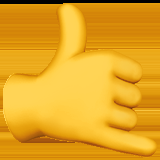
#> input picture Emoji Images/call_me.png, 160 x 160 px, given in place of the camera
$ python dataset.py
#> lines starting #> are read from the running program, lines starting #| are printed output that depends on the picture; after the words box and inside, x2 and y2 are one past the last pixel; in counts of white or black regions, pixels touching at a corner belong together
import cv2
import imutils
import numpy as np

bg = None
cam = cv2.VideoCapture(0)
i = 1
frame_no = 0
top, right, bottom, left = 200, 500, 355, 750
ra_weight = 1
emoji_name = input("Enter emoji name: ")
#> the answer given: Emoji Images/call_me.png


def run_avg(image, ra_weight):
    global bg
    if bg is None:
        bg = image.copy().astype("float")
        return
    cv2.accumulateWeighted(image, bg, ra_weight)


def segment(image):
    global bg
    diff = cv2.absdiff(image,bg.astype("uint8"))
    threshold = cv2.threshold(diff, 50, 255, cv2.THRESH_BINARY)[1]
    cnts = cv2.findContours(threshold.copy(), cv2.RETR_EXTERNAL, cv2.CHAIN_APPROX_SIMPLE)[0]
    if len(cnts) == 0:
        return
    else:
        segmented = max(cnts, key=cv2.contourArea)
        return (threshold, segmented)


while True:
    ret, frame = cam.read()
#> frame is the input picture: shape (160, 160, 3); mean B, G, R 34.6, 165.3, 227.6
    frame = imutils.resize(frame, width=800)
#> frame: shape (800, 800, 3)
    frame = cv2.flip(frame, 1)
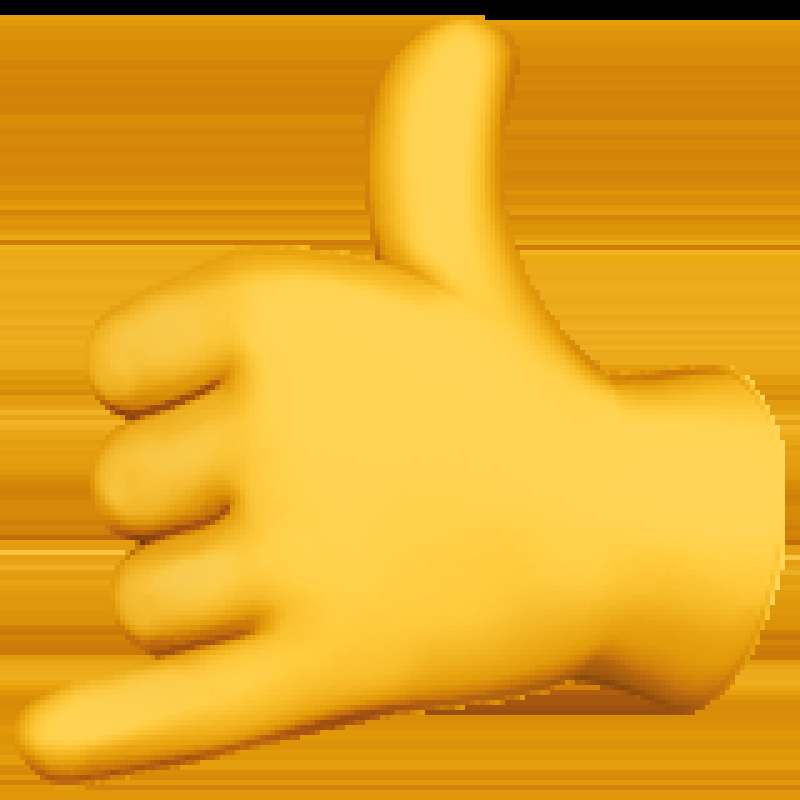
#> frame: shape (800, 800, 3); mean B, G, R 34.6, 165.3, 227.6
    clone = frame.copy()
    roi = frame[top:bottom, right:left]
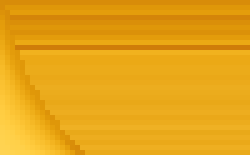
#> roi: shape (155, 250, 3); mean B, G, R 23.3, 164.7, 231.7
    gray = cv2.cvtColor(roi, cv2.COLOR_BGR2GRAY)
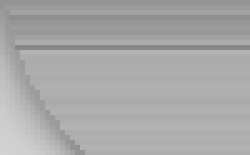
#> gray: shape (155, 250); min 136, max 210, mean 168.7
    gray = cv2.GaussianBlur(gray, (5, 5), 0)
    if frame_no < 30:
        run_avg(gray, ra_weight)
    else:
        hand = segment(gray)
        if hand is not None:
            (threshold, segmented) = hand
           #cv2.drawContours(clone, [segmented + (right, top)], -1, (255, 255, 0)) #right and top are to move the contours from (0,0)
            cv2.imshow("Thesholded", threshold)

    cv2.rectangle(clone, (left, top), (right, bottom), (0,0,0), 2)
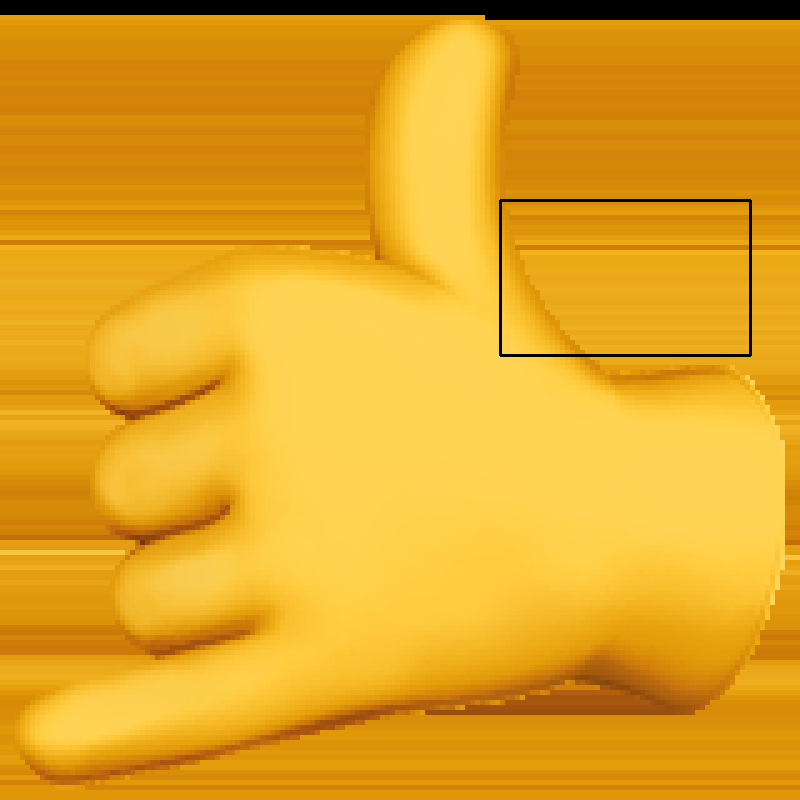
#> clone: shape (800, 800, 3); 0.38% of pixels changed, all inside (x1, y1, x2, y2) = (499, 199, 752, 357)
    frame_no += 1
    number = str(i-1)
    cv2.putText(clone,number,(0,50), cv2.FONT_HERSHEY_SIMPLEX, 1, (255,255,255), 2, cv2.LINE_AA)
#> clone: shape (800, 800, 3); 0.04% of pixels changed, all inside (x1, y1, x2, y2) = (1, 27, 20, 53)
    cv2.imshow("Video Feed", clone)

    k = cv2.waitKey(1)
#> (key Esc is pressed here)
    if k == 13:
        break
    elif k == 32:
        name = str(emoji_name) + '_' + str(i)
        cv2.imwrite('C:/Users/gsnik/Desktop/Hand Recognition/'+name+'.jpg', threshold)
        i += 1

cam.release()
cv2.destroyAllWindows()

$ run again, on Emoji Images/index_up.png
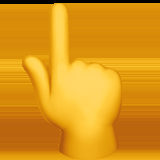
#> input picture Emoji Images/index_up.png, 160 x 160 px, given in place of the camera
#> frame is the input picture: shape (160, 160, 3); mean B, G, R 24.4, 149.6, 218.4
#> `gray = cv2.cvtColor(roi, cv2.COLOR_BGR2GRAY)`:
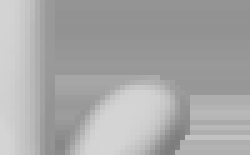
#> gray: shape (155, 250); min 125, max 213, mean 168.2
#> `cv2.rectangle(clone, (left, top), (right, bottom), (0,0,0), 2)`:
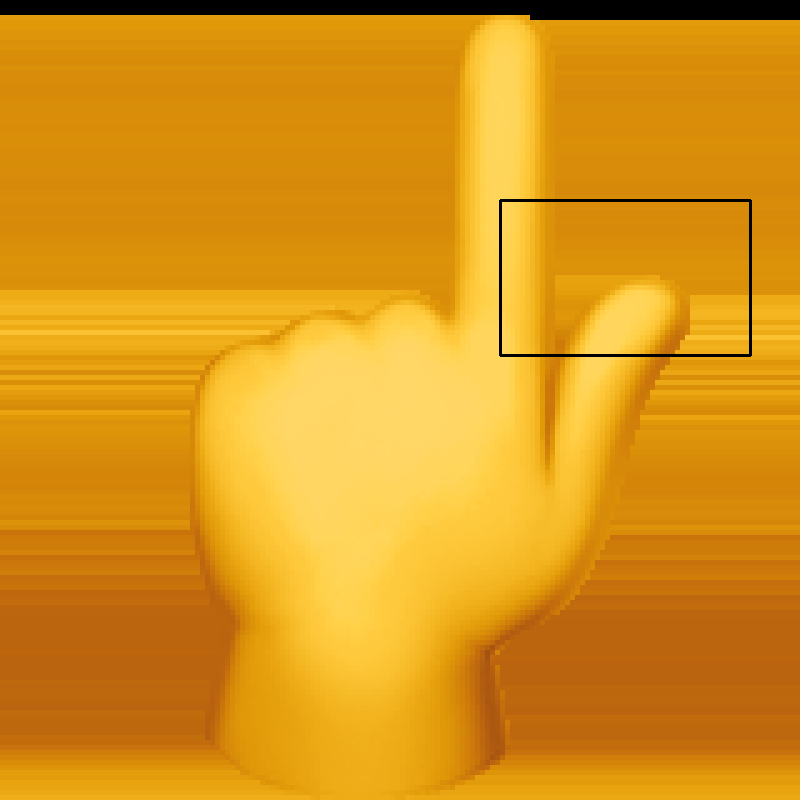
#> clone: shape (800, 800, 3); mean B, G, R 24.3, 148.9, 217.6

$ run again, on Emoji Images/paper.png
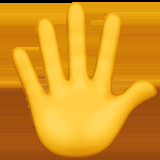
#> input picture Emoji Images/paper.png, 160 x 160 px, given in place of the camera
#> frame is the input picture: shape (160, 160, 3); mean B, G, R 31, 148.5, 215.1
#> `gray = cv2.cvtColor(roi, cv2.COLOR_BGR2GRAY)`:
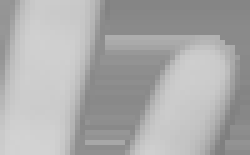
#> gray: shape (155, 250); min 127, max 210, mean 172.2
#> `cv2.rectangle(clone, (left, top), (right, bottom), (0,0,0), 2)`:
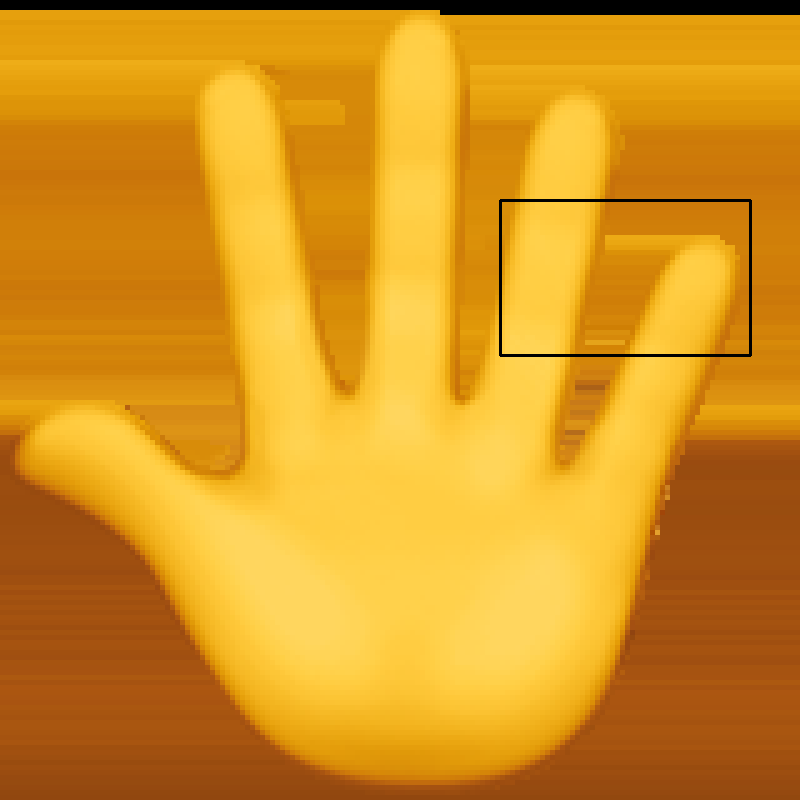
#> clone: shape (800, 800, 3); mean B, G, R 30.9, 147.9, 214.3
